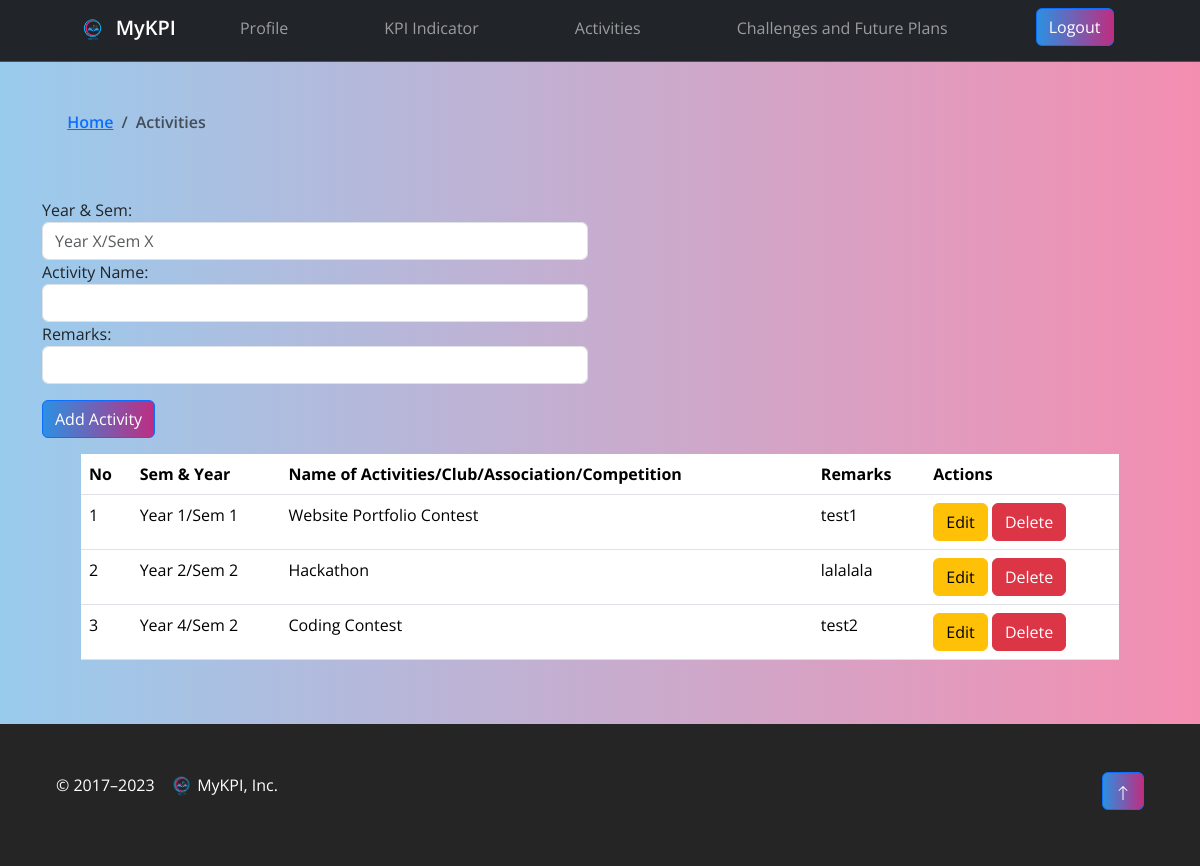
The app's page /activities.php (signed in) with its own data.
### tables this page shows
CREATE TABLE `activities` (
  `activityID` int(11) NOT NULL,
  `userID` int(11) DEFAULT NULL,
  `semYear` varchar(20) DEFAULT NULL,
  `activityName` text NOT NULL,
  `remarks` text DEFAULT NULL,
  `createdDate` timestamp NOT NULL DEFAULT current_timestamp()
);

### activities.php (the view, shortened to what this page needs)
<?php
include("config.php");
$result = $conn->query("SELECT * FROM activities WHERE userID = {$_SESSION['UID']} ORDER BY semYear ASC");
$activities = [];
while ($row = $result->fetch_assoc()) {
    $activities[] = $row;
}
$content = '
    <div class="container mt-3">
        <div class="row">
            <div class="col-md-6">
                <form method="post" action="activities_tion.php" class="mb-3">
                    <div class="form-group">
                        <label for="semYear">Year & Sem:</label>
                        <input type="text" class="form-control" name="semYear" required pattern="Year \d{1,}/Sem \d{1,}" placeholder="Year X/Sem X">
                    </div>
                    <div class="form-group">
                        <label for="activityName">Activity Name:</label>
                        <input type="text" class="form-control" name="activityName" required>
                    </div>
                    <div class="form-group">
                        <label for="remarks">Remarks:</label>
                        <input type="text" class="form-control" name="remarks">
                    </div>
                    <button type="submit" class="btn btn-primary mt-3" name="addActivity">Add Activity</button>
                </form>
            </div>
        </div>
        <div class="row">
            <div class="col-md-12">
                <div class="table-container table-responsive">
                    <table class="table table-hover">
                        <thead>
                            <tr>
                                <th>No</th>
                                <th>Sem & Year</th>
                                <th>Name of Activities/Club/Association/Competition</th>
                                <th>Remarks</th>
                                <th>Actions</th>
                            </tr>
                        </thead>
                        <tbody>';
$no = 1;
foreach ($activities as $activity) {
    $content .= '
      <tr>
          <td>' . $no++ . '</td>
          <td>' . $activity['semYear'] . '</td>
          <td>' . $activity['activityName'] . '</td>
          <td>' . $activity['remarks'] . '</td>
          <td>
              <a href="edit_activity.php?id=' . $activity['activityID'] . '" class="btn btn-warning">Edit</a>
              <form method="post" action="activities_tion.php" class="d-inline">
                  <input type="hidden" name="deleteActivity" value="' . $activity['activityID'] . '">
                  <button type="submit" class="btn btn-danger">Delete</button>
              </form>
          </td>
      </tr>';
}
$content .= '
                        </tbody>
                    </table>
                </div>
            </div>
        </div>
    </div>
';
include 'template.php';
?>

### css/style.css (style rules this page uses)
body, footer { font-family: 'Open Sans', sans-serif !important; }
.table-container { padding: 0% 3.5%; }
.btn-primary { border: none; border-radius: none; background: linear-gradient(90deg, rgba(52, 152, 219, 0.8), rgba(233, 30, 99, 0.8)); }

### records on screen
activities: semYear "Year 1/Sem 1", activityName "Website Portfolio Contest", remarks "test1"
activities: semYear "Year 2/Sem 2", activityName "Hackathon", remarks "lalalala"
activities: semYear "Year 4/Sem 2", activityName "Coding Contest", remarks "test2"

### other values on screen
$pageTitle "Activities"
